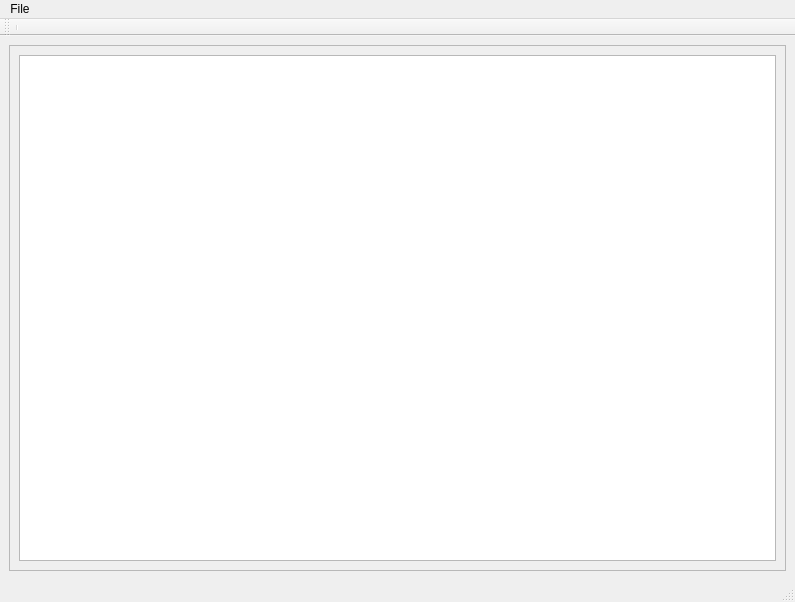
<?xml version="1.0" encoding="UTF-8"?>
<ui version="4.0">
 <class>MainWindow</class>
 <widget class="QMainWindow" name="MainWindow">
  <property name="geometry">
   <rect>
    <x>0</x>
    <y>0</y>
    <width>795</width>
    <height>602</height>
   </rect>
  </property>
  <property name="windowTitle">
   <string>MainWindow</string>
  </property>
  <widget class="QWidget" name="centralwidget">
   <layout class="QVBoxLayout" name="verticalLayout_2">
    <item>
     <widget class="QScrollArea" name="scrollArea">
      <property name="widgetResizable">
       <bool>true</bool>
      </property>
      <widget class="QWidget" name="scrollAreaWidgetContents">
       <property name="geometry">
        <rect>
         <x>0</x>
         <y>0</y>
         <width>775</width>
         <height>520</height>
        </rect>
       </property>
       <layout class="QVBoxLayout" name="verticalLayout">
        <item>
         <widget class="QListWidget" name="listWidget"/>
        </item>
       </layout>
      </widget>
     </widget>
    </item>
   </layout>
  </widget>
  <widget class="QMenuBar" name="menubar">
   <property name="geometry">
    <rect>
     <x>0</x>
     <y>0</y>
     <width>795</width>
     <height>25</height>
    </rect>
   </property>
   <widget class="QMenu" name="menuFile">
    <property name="title">
     <string>File</string>
    </property>
    <addaction name="actionNew_Entry"/>
    <addaction name="actionSearch"/>
    <addaction name="actionParameters"/>
    <addaction name="separator"/>
    <addaction name="actionQuit"/>
   </widget>
   <addaction name="menuFile"/>
  </widget>
  <widget class="QStatusBar" name="statusbar"/>
  <widget class="QToolBar" name="toolBar">
   <property name="windowTitle">
    <string>toolBar</string>
   </property>
   <attribute name="toolBarArea">
    <enum>TopToolBarArea</enum>
   </attribute>
   <attribute name="toolBarBreak">
    <bool>false</bool>
   </attribute>
   <addaction name="separator"/>
  </widget>
  <action name="actionNew_Entry">
   <property name="text">
    <string>New Entry...</string>
   </property>
  </action>
  <action name="actionParameters">
   <property name="text">
    <string>Parameters...</string>
   </property>
  </action>
  <action name="actionQuit">
   <property name="text">
    <string>Quit</string>
   </property>
  </action>
  <action name="actionSearch">
   <property name="text">
    <string>Search</string>
   </property>
   <property name="shortcut">
    <string>Ctrl+F</string>
   </property>
  </action>
 </widget>
 <resources/>
 <connections/>
</ui>
